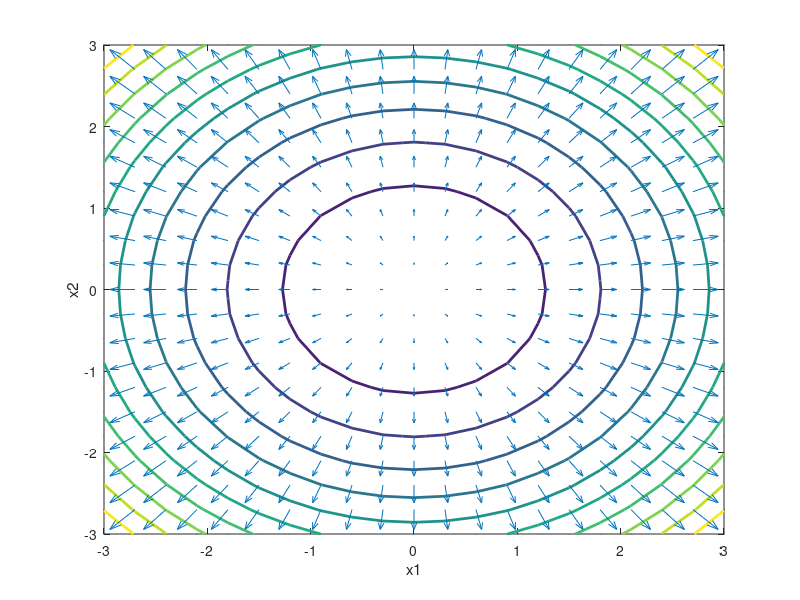

Source code (MATLAB):
% 例程 1.5  等高线与梯度
m = -3: 0.3: 3;
[vx1, vx2] = meshgrid(m);
z = (vx1.^2) + (vx2.^2);
[g1, g2] = gradient(z, 0.3, 0.3);
figure(1)
contour(vx1, vx2, z, 'LineWidth', 2);
hold on;
quiver(vx1, vx2, g1, g2);
xlabel('x1');  ylabel('x2');
